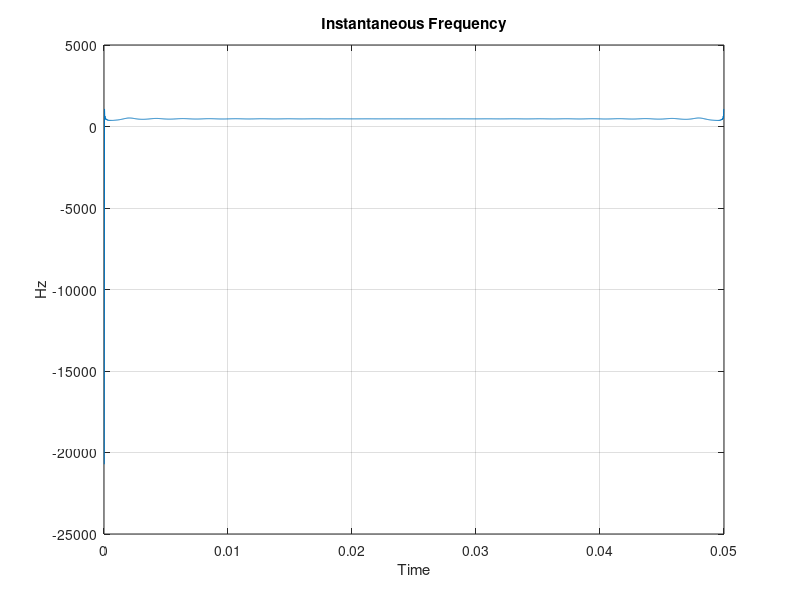

This chart was generated by the following MATLAB code:
%% Create tester
f=470;
Amp=1;
Fs = 48000;
ts=1/Fs;
T=0.05;
t=0:ts:(T - ts);
y=sin(2*pi*f*t)';

%% Calc with built in functions
%z = hilbert(y);
%instfreq = Fs/(2*pi)*diff(unwrap(angle(z)));

%% Home made
% hilbert
N = 2400;
W = 1;
y=fft(y);
y=[y(1,:);
   2*y(2:N/2,:);
   y(N/2+1,:);
   zeros(N/2-1, W)];
z=ifft(y);

% instfreq


instfreq = Fs/(2*pi)*diff(unwrap(angle(z)));
za = angle(z);
zau = unwrap(angle(z));
zaud = diff(unwrap(angle(z)));

% Angle
z = atan2(imag(z),real(z));

% Unwrap
k = 1;
for i = 2:N
  d = z(i) - z(i - 1);
  if (d > pi)
    d = d - 2 * pi * k;
    k = k + 1;
  elseif (d < -pi)
    d = d + 2 * pi * k;
    k = k + 1;
  else
    d = d;
  endif
  z(i) = z(i - 1) + d;
endfor

% Diff
for k = 2:(numel(z))
  z2(k - 1, 1) = z(k) - z(k - 1);
endfor

z2 = Fs/(2*pi)*z2;

%% Plot
%plot(t(2:end),z2, '-r')
%hold on
plot(t(2:end),instfreq)
xlabel('Time')
ylabel('Hz')
grid on
title('Instantaneous Frequency')